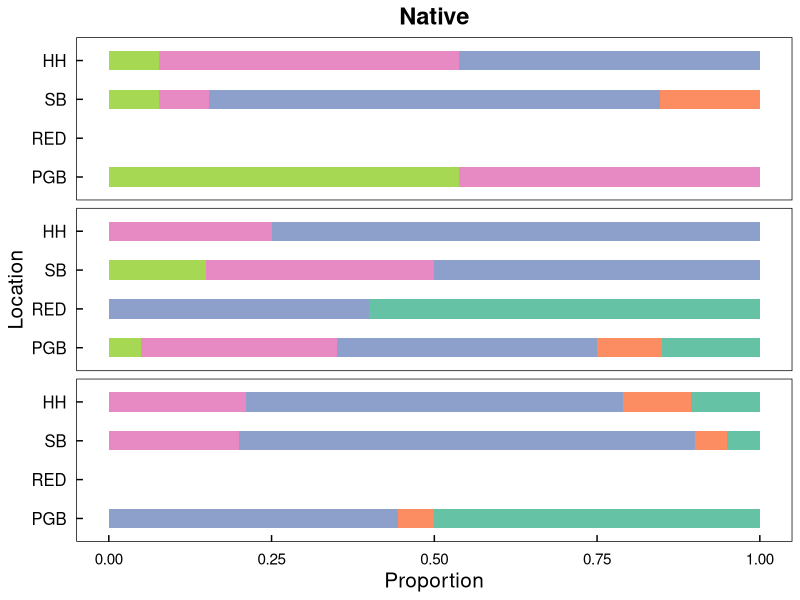
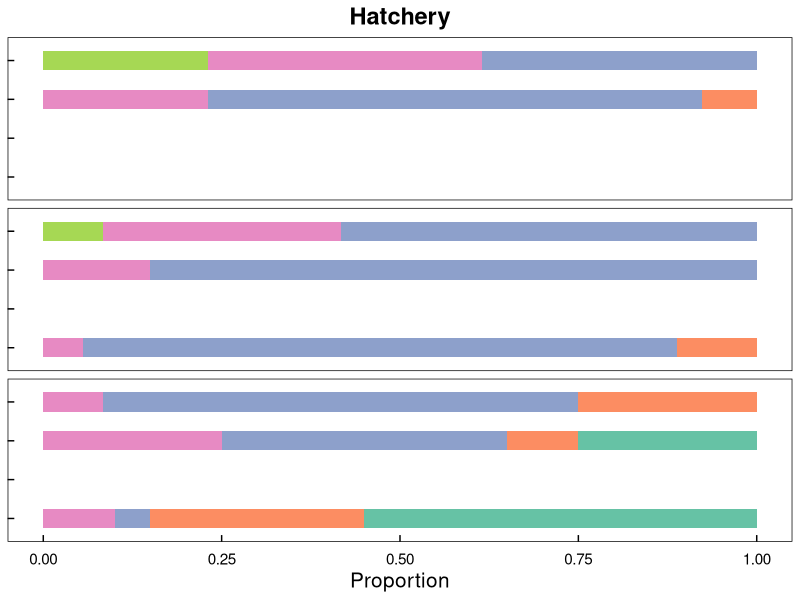
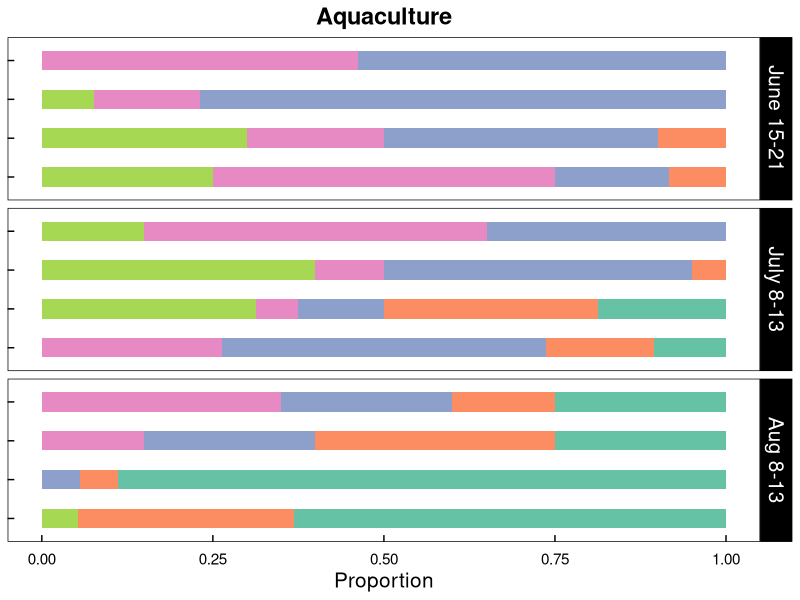
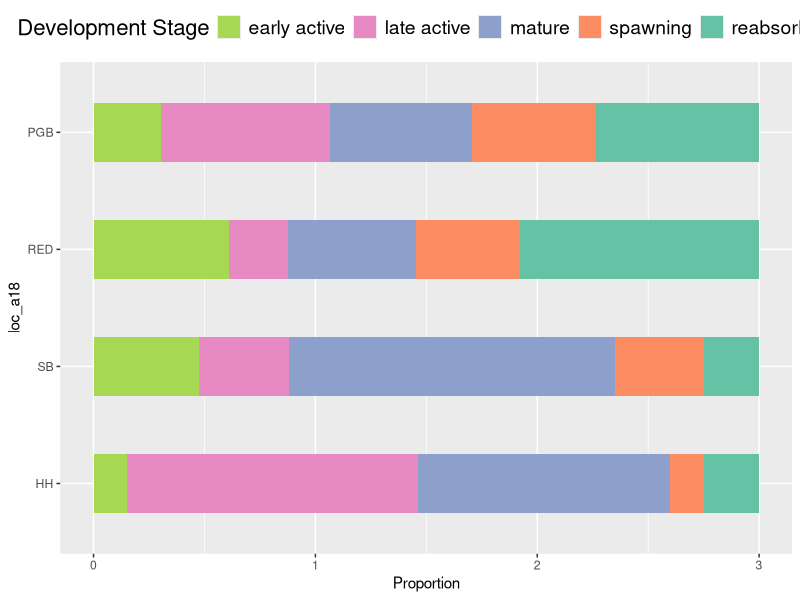
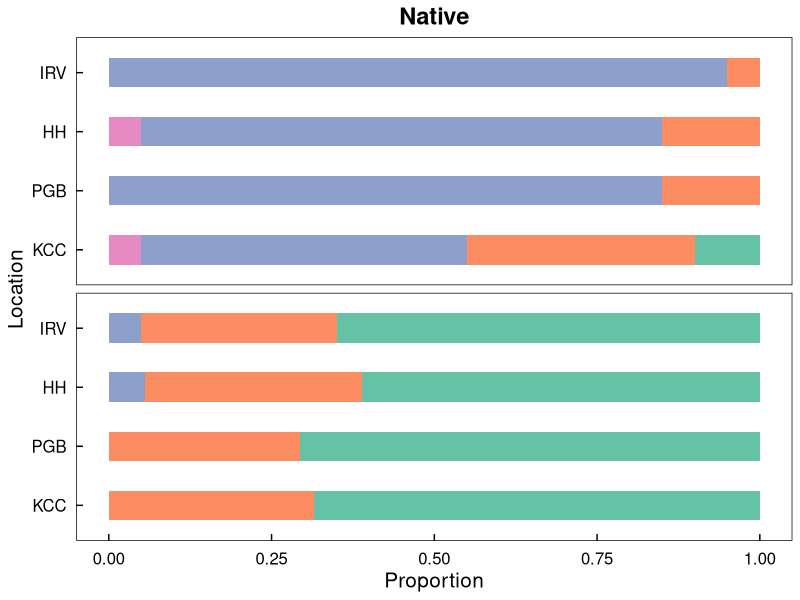
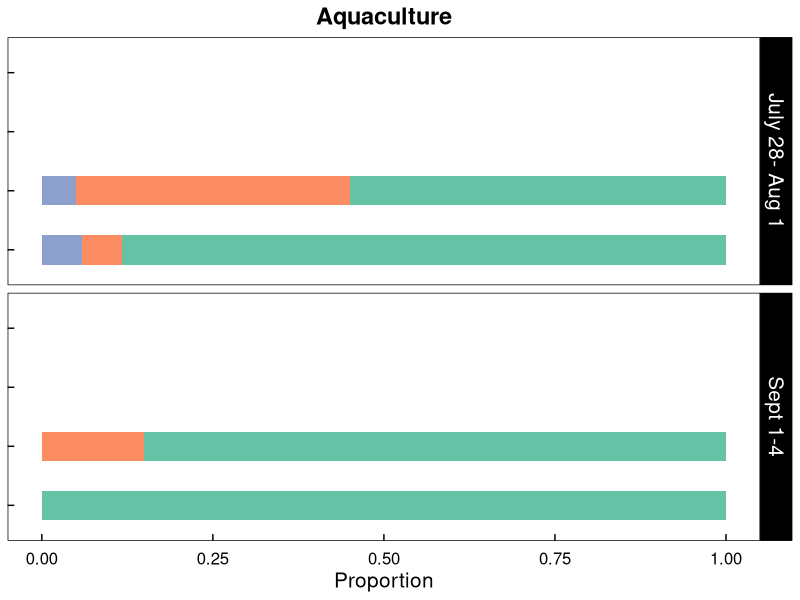

Write the R code that produced these figures, in order.
#Development Stage Stacked Bar Charts
#Kaili Gregory

library(ggplot2)
library(grid)
library(gridExtra)

######## 2018 GRAPHS #############

  #Wild 2018
all_wild18 <- read.csv("all_wild.csv")

loc_w18 <- factor(all_wild18$Location, levels=c("HH", "SB", "RED", "PGB"), ordered=T)

ds_w18 <- factor(all_wild18$Development.Stage, levels=c(
  "reabsorbing","spawning","mature", "late active","early active"), ordered=T)

date_w18 <- factor(all_wild18$Date, levels=c("June 15-21","July 8-13","Aug 8-13"), ordered=T)

w18 <- ggplot(aes(x=Proportion, y = loc_w18, fill = ds_w18), data=all_wild18)+
  geom_bar(aes(x=Proportion, y = loc_w18, fill = ds_w18), data = all_wild18, stat="identity", width=0.5) +
  scale_fill_brewer(palette="Set2")  +  
  theme_linedraw() + 
  theme(legend.position = 'none') +
  facet_grid(date_w18) + 
  scale_y_discrete(limits=rev)+
  labs(y='Location') +
  ggtitle("Native") + 
  theme(plot.title = element_text(size=17, face="bold", hjust=0.5),
        strip.text.y = element_blank(),
        axis.text.y = element_text(size=12,  margin = unit(c(t = 0, r = 2.5, b = 0, l = 0), "mm")),
        axis.title.y=element_text(size=15),
        axis.text.x = element_text(size=11, margin = unit(c(t = 2.75, r = 0, b = 0, l = 0), "mm")),
        axis.title.x = element_text(size=15),
        panel.grid.major = element_blank(), 
        panel.grid.minor = element_blank(), #no gridlines
        panel.background = element_blank(), 
        axis.ticks.length = unit(-1.7, "mm"),
        axis.ticks = element_line(size = .5))

w18

  #Hatchery 2018
all_hatch18 <- read.csv("all_hatch.csv")

loc_h18 <- factor(all_hatch18$Location, levels=c("HH", "SB", "RED", "PGB"), ordered=T)

ds_h18 <- factor(all_hatch18$Development.Stage, levels=c(
  "reabsorbing","spawning","mature", "late active","early active"), ordered=T)

date_h18 <- factor(all_hatch18$Date, levels=c("June 15-21","July 8-13","Aug 8-13"), ordered=T)

h18 <- ggplot(aes(x=Proportion, y = loc_h18, fill = ds_h18), data=all_hatch18)+
  geom_bar(aes(x=Proportion, y = loc_h18, fill = ds_h18), data = all_hatch18, stat="identity", width=0.5) +
  scale_fill_brewer(palette="Set2")  +  
  theme_linedraw() + 
  theme(legend.position = 'none') +
  facet_grid(date_h18) + 
  scale_y_discrete(limits=rev)+
  labs(y='Location') +
  ggtitle("Hatchery") + 
  theme(plot.title = element_text(size=17, face="bold", hjust=0.5),
        strip.text.y = element_blank(),
        axis.text.y = element_blank(),
        axis.title.y=element_blank(),
        axis.text.x = element_text(size=11, margin = unit(c(t = 2.75, r = 0, b = 0, l = 0), "mm")),
        axis.title.x = element_text(size=15),
        panel.grid.major = element_blank(),
        panel.grid.minor = element_blank(), #no gridlines
        panel.background = element_blank(), 
        axis.ticks.length = unit(-1.7, "mm"),
        axis.ticks = element_line(size = .5))

h18

  #Aquaculture 2018
all_aq18 <- read.csv("all_aq.csv")

loc_a18 <- factor(all_aq18$Location, levels=c("HH", "SB", "RED", "PGB"), ordered=T)

ds_a18 <- factor(all_aq18$Development.Stage, levels=c(
  "reabsorbing","spawning","mature", "late active","early active"), ordered=T)

date_a18 <- factor(all_aq18$Date, levels=c("June 15-21","July 8-13","Aug 8-13"), ordered=T)

a18 <- ggplot(aes(x=Proportion, y = loc_a18, fill = ds_a18), data=all_aq18)+
  geom_bar(aes(x=Proportion, y = loc_a18, fill = ds_a18), data = all_aq18, stat="identity", width=0.5) +
  scale_fill_brewer(palette="Set2")  +  
  theme_linedraw() + 
  theme(legend.position = 'none') +
  facet_grid(date_a18) + 
  scale_y_discrete(limits=rev)+
  labs(y='Location') +
  ggtitle("Aquaculture") + 
  theme(plot.title = element_text(size=17, face="bold", hjust=0.5),
        strip.text.y = element_text(size=15),
        axis.text.y = element_blank(),
        axis.title.y=element_blank(),
        axis.text.x = element_text(size=11, margin = unit(c(t = 2.75, r = 0, b = 0, l = 0), "mm")),
        axis.title.x = element_text(size=15),
        panel.grid.major = element_blank(), 
        panel.grid.minor = element_blank(), #no gridlines
        panel.background = element_blank(), 
        axis.ticks.length = unit(-1.7, "mm"),
        axis.ticks = element_line(size = .5))

a18

  # legend
legend <- ggplot(aes(x=Proportion, y = loc_a18, fill = ds_a18), data=all_aq18)+
  geom_bar(aes(x=Proportion, y = loc_a18, fill = ds_a18), data = all_aq18, stat="identity", width=0.5) +
  scale_fill_brewer(palette="Set2") + 
  guides(fill = guide_legend(reverse = TRUE)) + 
  labs(fill= "Development Stage") +
  theme(legend.position = "top") +
  theme(legend.title = element_text(size = 16),
        legend.text = element_text(size=14))
legend

################ 2019 GRAPHS ################
  
  #Wild 2019
all_wild19 <- read.csv("all_wild19.csv")

loc_w19 <- factor(all_wild19$Location, levels=c("IRV","HH","PGB","KCC"), ordered=T)

ds_w19 <- factor(all_wild19$Development.Stage, levels=c("reabsorbing","spawning","mature", "late active","early active"), ordered=T)

date_w19 <- factor(all_wild19$Date, levels=c("July 28- Aug 1","Sept 1-4"), ordered=T)

w19 <- ggplot(aes(x=Proportion, y = loc_w19, fill = ds_w19), data=all_wild19)+
  geom_bar(aes(x=Proportion, y = loc_w19, fill = ds_w19), data = all_wild19, stat="identity", width=0.5) +
  scale_fill_brewer(palette="Set2")  +  
  theme_linedraw()+ 
  theme(legend.position = 'none') +
  facet_grid(date_w19) + 
  scale_y_discrete(limits=rev)+
  labs(y='Location') +
  ggtitle("Native") + 
  theme(plot.title = element_text(size=17, face="bold", hjust=0.5),
        strip.text.y = element_blank(),
        axis.text.y = element_text(size=12,  margin = unit(c(t = 0, r = 2.5, b = 0, l = 0), "mm")),
        axis.title.y=element_text(size=15),
        axis.text.x = element_text(size=12, margin = unit(c(t = 2.75, r = 0, b = 0, l = 0), "mm")),
        axis.title.x = element_text(size=15),
        panel.grid.major = element_blank(), 
        panel.grid.minor = element_blank(), #no gridlines
        panel.background = element_blank(), 
        axis.ticks.length = unit(-1.7, "mm"),
        axis.ticks = element_line(size = .5))


 
      
w19

  #aquaculture 2019
all_aq19 <- read.csv("all_aq19.csv")
loc_a19 <- factor(all_aq19$Location, levels=c("IRV","HH","PGB","KCC"), ordered=T)

ds_a19 <- factor(all_aq19$Development.Stage, levels=c("reabsorbing","spawning","mature", "late active","early active"), ordered=T)

date_a19 <- factor(all_aq19$Date, levels=c("July 28- Aug 1","Sept 1-4"), ordered=T)

a19 <- ggplot(aes(x=Proportion, y = loc_a19, fill = ds_a19), data=all_aq19)+
  geom_bar(aes(x=Proportion, y = loc_a19, fill = ds_a19), data = all_aq19, stat="identity", width=0.5) +
  scale_fill_brewer(palette="Set2")  +  
  theme_linedraw() + 
  theme(legend.position = 'none') +
  facet_grid(date_a19) + 
  scale_y_discrete(limits=rev)+
  labs(y='Location') +
  ggtitle("Aquaculture") + 
  theme(plot.title = element_text(size=17, face="bold", hjust=0.5),
        strip.text.y = element_text(size=15),
        axis.text.y = element_blank(),
        axis.title.y=element_blank(),
        axis.text.x = element_text(size=12, margin = unit(c(t = 2.75, r = 0, b = 0, l = 0), "mm")),
        axis.title.x = element_text(size=15),
        panel.grid.major = element_blank(), 
        panel.grid.minor = element_blank(), #no gridlines
        panel.background = element_blank(), 
        axis.ticks.length = unit(-1.7, "mm"),
        axis.ticks = element_line(size = .5))

      
a19



